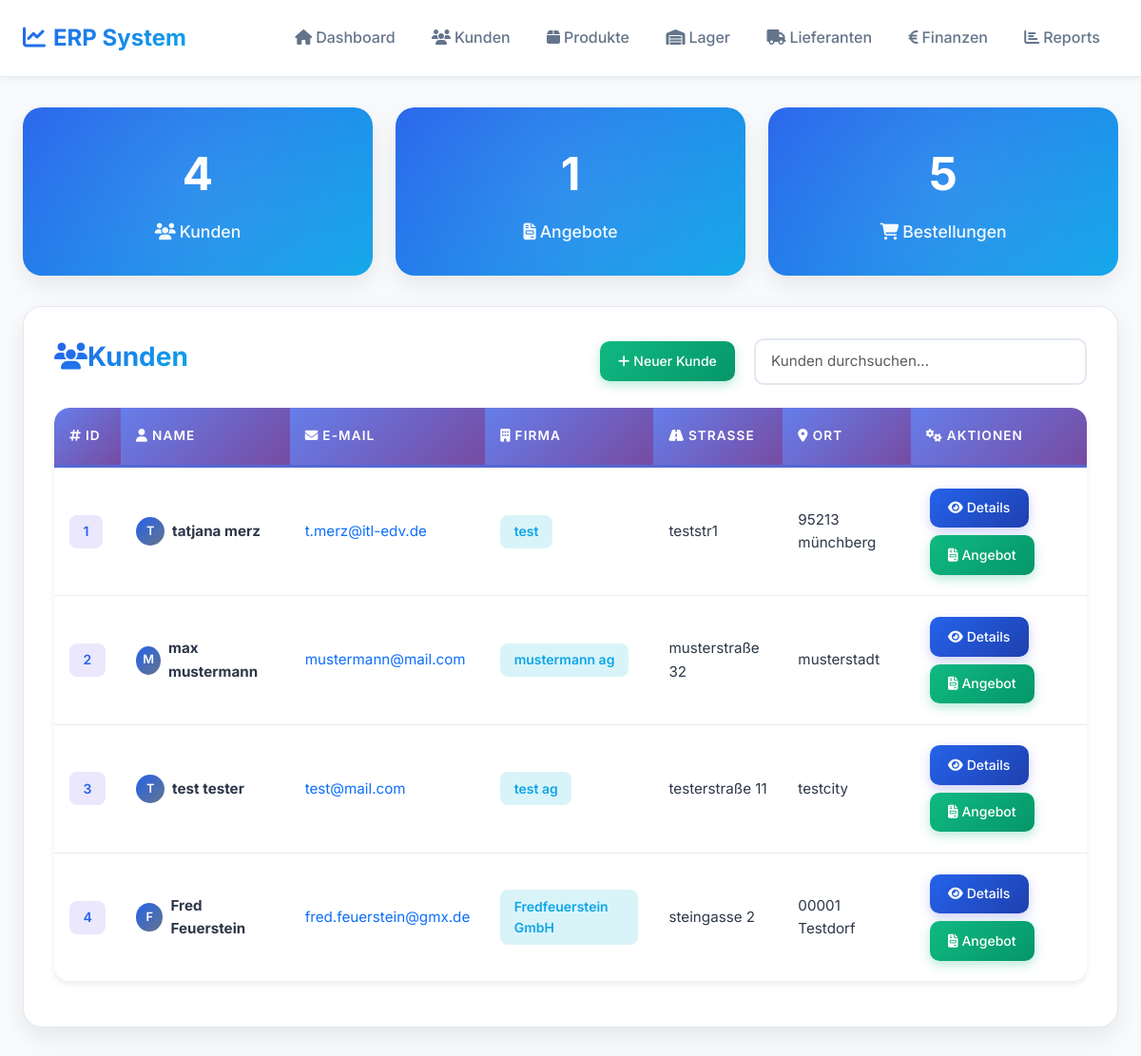
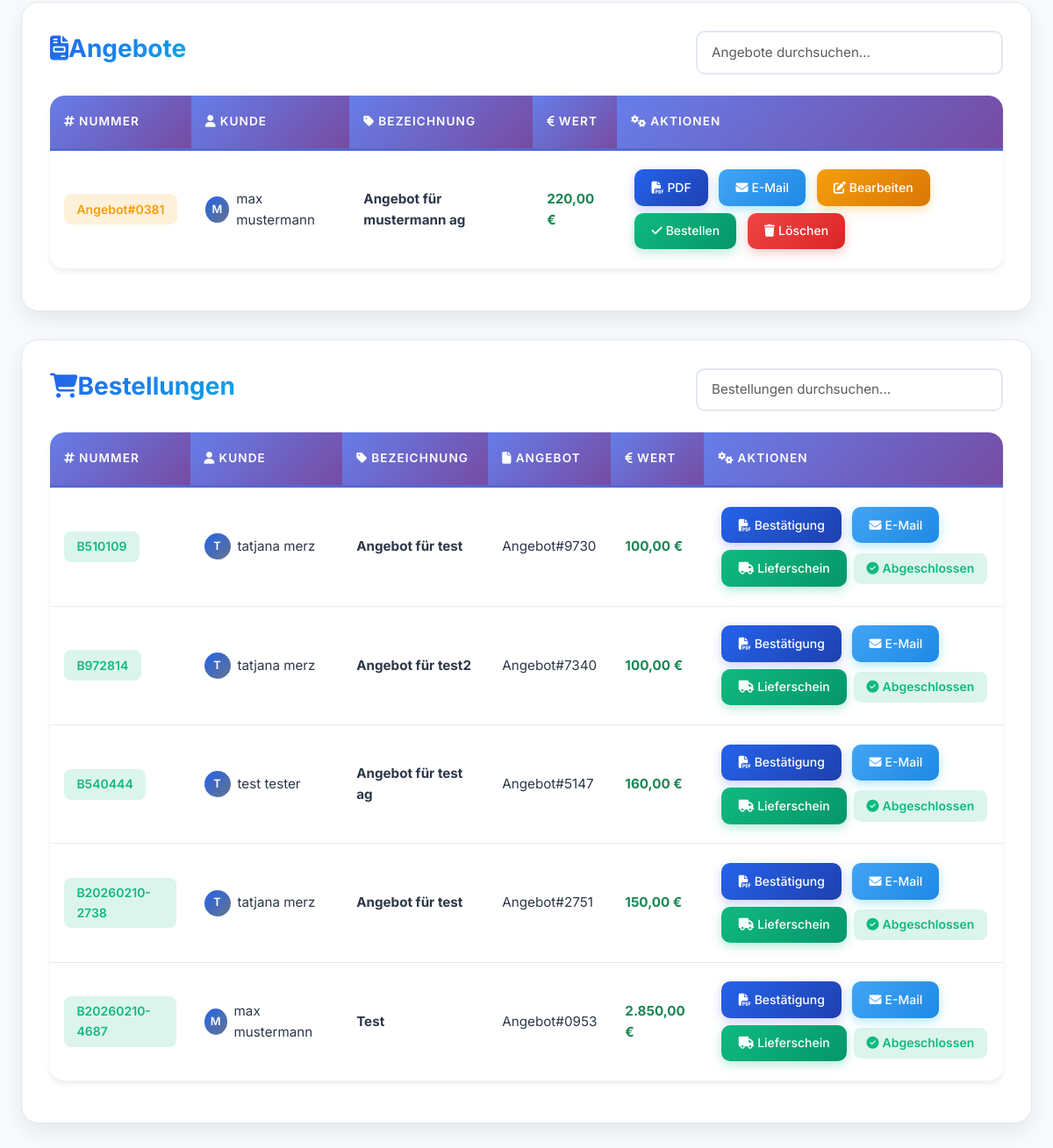
Page /web_oberflaeche.php on the earlier database version (2 pictures, top to bottom).
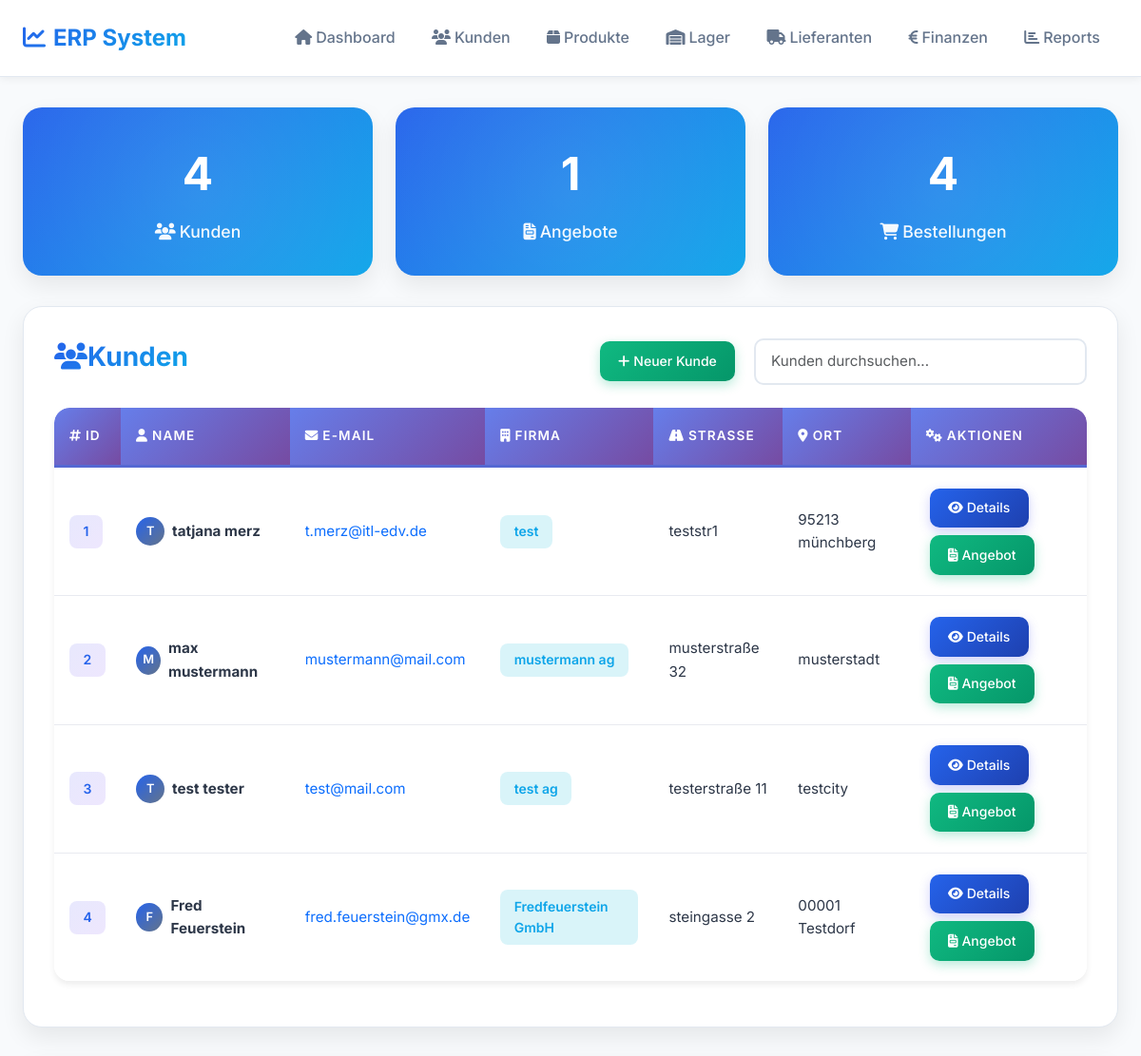
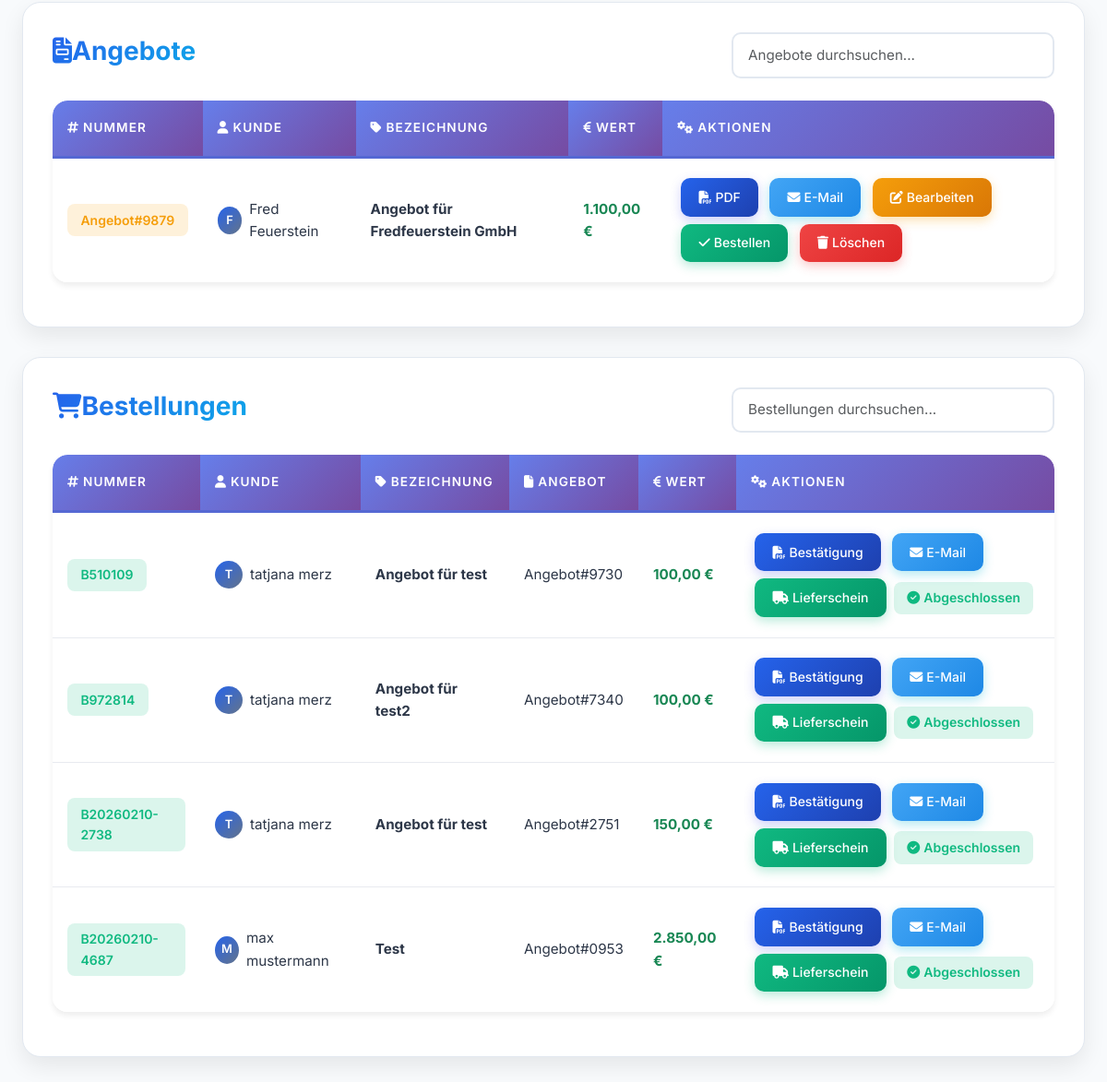
Same page on the later database version (2 pictures, top to bottom).
### tables this page shows
CREATE TABLE kundensystem (
        id INTEGER PRIMARY KEY AUTOINCREMENT,
        kundennummer INTEGER,
        vorname TEXT,
        nachname TEXT,
        email TEXT,
        firma_id INTEGER,
        FOREIGN KEY (firma_id) REFERENCES firma(id)
    );

CREATE TABLE firma (
        id INTEGER PRIMARY KEY AUTOINCREMENT,
        firmenname TEXT NOT NULL,
        strasse TEXT,
        ort TEXT
    );

CREATE TABLE bestellungen (
        idbestellung INTEGER PRIMARY KEY AUTOINCREMENT,
        kundennummer INTEGER,
        bestellungsnummer TEXT,
        bestellungsname TEXT,
        angebotsnummer TEXT,
        auftragsnummer TEXT,
        auslieferung TEXT,
        lieferschein TEXT,
        lieferzeit TEXT,
        status TEXT DEFAULT 'neu',
        gesamtpreis DECIMAL(10,2)
    , erstellt_am TEXT);

### web_oberflaeche.php (the view, shortened to what the changed rows need)
<?php
require_once 'db_connection.php';
try {
    $stmt_customers = $PDO->prepare("
        SELECT k.*, f.firmenname, f.strasse, f.ort
        FROM kundensystem k
        LEFT JOIN firma f ON k.firma_id = f.id
    ");
    $stmt_customers->execute();
    $customers = $stmt_customers->fetchAll(PDO::FETCH_ASSOC);
} catch (Exception $e) {
    $stmt_customers = $PDO->prepare("SELECT * FROM kundensystem");
    $stmt_customers->execute();
    $customers = $stmt_customers->fetchAll(PDO::FETCH_ASSOC);
}
$stmt_angebote = $PDO->prepare("
    SELECT b.*, k.vorname, k.nachname, k.email, f.firmenname
    FROM bestellungen b
    LEFT JOIN kundensystem k ON b.kundennummer = k.kundennummer
    LEFT JOIN firma f ON k.firma_id = f.id
    WHERE b.status = 'angebot'
");
$stmt_angebote->execute();
$angebote = $stmt_angebote->fetchAll(PDO::FETCH_ASSOC);
$stmt_orders = $PDO->prepare("
    SELECT b.*, k.vorname, k.nachname, k.email, f.firmenname
    FROM bestellungen b
    LEFT JOIN kundensystem k ON b.kundennummer = k.kundennummer
    LEFT JOIN firma f ON k.firma_id = f.id
    WHERE b.status = 'bestaetigt'
");
$stmt_orders->execute();
$orders = $stmt_orders->fetchAll(PDO::FETCH_ASSOC);
include 'includes/header.php';
?>
                <div class="stats-grid">
                    <div class="stat-card" onclick="document.getElementById('bestellungen').scrollIntoView({behavior: 'smooth'});">
                        <div class="stat-number"><?= count($orders) ?></div>
                        <div class="stat-label"><i class="fas fa-shopping-cart me-1"></i>Bestellungen</div>
                    </div>
                </div>
                <div class="dashboard-card" id="kunden">
                    <div class="section-header">
                        <h2 class="section-title">
                            <i class="fas fa-users"></i>Kunden
                        </h2>
                    </div>
                    <div class="modern-table">
                        <table class="table" id="kundenTabelle">
                            <thead>
                                <tr>
                                    <th><i class="fas fa-hashtag me-1"></i>ID</th>
                                    <th><i class="fas fa-user me-1"></i>Name</th>
                                    <th><i class="fas fa-envelope me-1"></i>E-Mail</th>
                                    <th><i class="fas fa-building me-1"></i>Firma</th>
                                    <th><i class="fas fa-road me-1"></i>Straße</th>
                                    <th><i class="fas fa-map-marker-alt me-1"></i>Ort</th>
                                    <th><i class="fas fa-cogs me-1"></i>Aktionen</th>
                                </tr>
                            </thead>
                            <tbody>
                                <?php
                                if (count($customers) > 0) {
                                    foreach($customers as $customer) {
                                        echo '<tr>
                                            <td><span class="status-badge badge-primary">'.htmlspecialchars($customer["kundennummer"] ?? "N/A").'</span></td>
                                            <td>
                                                <div class="d-flex align-items-center">
                                                    <div class="user-avatar me-2" style="width: 30px; height: 30px; font-size: 0.8rem;">
                                                        '.strtoupper(substr($customer["vorname"] ?? "?", 0, 1)).'
                                                    </div>
                                                    <strong>'.htmlspecialchars(($customer["vorname"] ?? "")." ".($customer["nachname"] ?? "")).'</strong>
                                                </div>
                                            </td>
                                            <td><a href="mailto:'.htmlspecialchars($customer["email"] ?? "").'" class="text-decoration-none">
                                                '.htmlspecialchars($customer["email"] ?? "N/A").'
                                            </a></td>
                                            <td><span class="status-badge badge-info">'.htmlspecialchars($customer["firmenname"] ?? "Privat").'</span></td>
                                            <td>'.htmlspecialchars($customer["strasse"] ?? "-").'</td>
                                            <td>'.htmlspecialchars($customer["ort"] ?? "-").'</td>
                                            <td>
                                                <a href="kunde_details.php?id='.$customer["id"].'" class="action-btn btn-primary-modern">
                                                    <i class="fas fa-eye me-1"></i>Details
                                                </a>
                                                <a href="angebot_formular.php?kunde_id='.$customer["id"].'" class="action-btn btn-success-modern">
                                                    <i class="fas fa-file-invoice me-1"></i>Angebot
                                                </a>
                                            </td>
                                        </tr>';
                                    }
                                } else {
                                    echo '<tr><td colspan="7" class="text-center py-5">
                                        <i class="fas fa-inbox fa-3x text-muted mb-3"></i>
                                        <p class="text-muted">Keine Kunden vorhanden</p>
                                    </td></tr>';
                                }
                                ?>
                            </tbody>
                        </table>
                    </div>
                </div>
                <div class="dashboard-card" id="angebote">
                    <div class="section-header">
                        <h2 class="section-title">
                            <i class="fas fa-file-invoice"></i>Angebote
                        </h2>
                    </div>
                    <div class="modern-table">
                        <table class="table" id="angeboteTabelle">
                            <thead>
                                <tr>
                                    <th><i class="fas fa-hashtag me-1"></i>Nummer</th>
                                    <th><i class="fas fa-user me-1"></i>Kunde</th>
                                    <th><i class="fas fa-tag me-1"></i>Bezeichnung</th>
                                    <th><i class="fas fa-euro-sign me-1"></i>Wert</th>
                                    <th><i class="fas fa-cogs me-1"></i>Aktionen</th>
                                </tr>
                            </thead>
                            <tbody>
                                <?php
                                if (count($angebote) > 0) {
                                    foreach($angebote as $angebot) {
                                        echo '<tr>
                                            <td><span class="status-badge badge-warning">'.htmlspecialchars($angebot["angebotsnummer"] ?? "N/A").'</span></td>
                                            <td>
                                                <div class="d-flex align-items-center">
                                                    <div class="user-avatar me-2" style="width: 30px; height: 30px; font-size: 0.8rem;">
                                                        '.strtoupper(substr($angebot["vorname"] ?? "?", 0, 1)).'
                                                    </div>
                                                    '.htmlspecialchars(($angebot["vorname"] ?? "")." ".($angebot["nachname"] ?? "")).'
                                                </div>
                                            </td>
                                            <td><strong>'.htmlspecialchars($angebot["bestellunsname"] ?? $angebot["bestellungsname"] ?? "N/A").'</strong></td>
                                            <td><span class="fw-bold text-success">'.number_format($angebot["gesamtpreis"] ?? 0, 2, ',', '.').' €</span></td>
                                            <td>
                                                <a href="generate_angebot_pdf.php?order_id='.$angebot["idbestellung"].'" class="action-btn btn-primary-modern" target="_blank">
                                                    <i class="fas fa-file-pdf me-1"></i>PDF
                                                </a>
                                                <a href="send_email.php?order_id='.$angebot["idbestellung"].'&type=angebot" class="action-btn btn-info" style="background: linear-gradient(135deg, #42A5F5 0%, #1E88E5 100%);">
                                                    <i class="fas fa-envelope me-1"></i>E-Mail
                                                </a>
                                                <a href="angebot_formular.php?angebot_id='.$angebot["idbestellung"].'" class="action-btn btn-warning-modern">
                                                    <i class="fas fa-edit me-1"></i>Bearbeiten
                                                </a>
                                                <a href="confirm_angebot.php?order_id='.$angebot["idbestellung"].'" class="action-btn btn-success-modern">
                                                    <i class="fas fa-check me-1"></i>Bestellen
                                                </a>
                                                <a href="delete_order.php?order_id='.$angebot["idbestellung"].'" class="action-btn btn-danger-modern" onclick="return confirm(\'Angebot wirklich löschen?\')">
                                                    <i class="fas fa-trash me-1"></i>Löschen
                                                </a>
                                            </td>
                                        </tr>';
                                    }
                                } else {
                                    echo '<tr><td colspan="5" class="text-center py-5">
                                        <i class="fas fa-file-invoice fa-3x text-muted mb-3"></i>
                                        <p class="text-muted">Keine Angebote vorhanden</p>
                                    </td></tr>';
                                }
                                ?>
                            </tbody>
                        </table>
                    </div>
                </div>
                <div class="dashboard-card" id="bestellungen">
                    <div class="section-header">
                        <h2 class="section-title">
                            <i class="fas fa-shopping-cart"></i>Bestellungen
                        </h2>
                    </div>
                    <div class="modern-table">
                        <table class="table" id="bestellungenTabelle">
                            <thead>
                                <tr>
                                    <th><i class="fas fa-hashtag me-1"></i>Nummer</th>
                                    <th><i class="fas fa-user me-1"></i>Kunde</th>
                                    <th><i class="fas fa-tag me-1"></i>Bezeichnung</th>
                                    <th><i class="fas fa-file me-1"></i>Angebot</th>
                                    <th><i class="fas fa-euro-sign me-1"></i>Wert</th>
                                    <th><i class="fas fa-cogs me-1"></i>Aktionen</th>
                                </tr>
                            </thead>
                            <tbody>
                                <?php
                                if (count($orders) > 0) {
                                    foreach($orders as $order) {
                                        echo '<tr>
                                            <td><span class="status-badge badge-success">'.htmlspecialchars($order["bestellungsnummer"] ?? "N/A").'</span></td>
                                            <td>
                                                <div class="d-flex align-items-center">
                                                    <div class="user-avatar me-2" style="width: 30px; height: 30px; font-size: 0.8rem;">
                                                        '.strtoupper(substr($order["vorname"] ?? "?", 0, 1)).'
                                                    </div>
                                                    '.htmlspecialchars(($order["vorname"] ?? "")." ".($order["nachname"] ?? "")).'
                                                </div>
                                            </td>
                                            <td><strong>'.htmlspecialchars($order["bestellunsname"] ?? $order["bestellungsname"] ?? "N/A").'</strong></td>
                                            <td>'.htmlspecialchars($order["angebotsnummer"] ?? "N/A").'</td>
                                            <td><span class="fw-bold text-success">'.number_format($order["gesamtpreis"] ?? 0, 2, ',', '.').' €</span></td>
                                            <td>
                                                <a href="generate_pdf.php?order_id='.$order["idbestellung"].'" class="action-btn btn-primary-modern" target="_blank">
                                                    <i class="fas fa-file-pdf me-1"></i>Bestätigung
                                                </a>
                                                <a href="send_email.php?order_id='.$order["idbestellung"].'&type=bestellung" class="action-btn btn-info" style="background: linear-gradient(135deg, #42A5F5 0%, #1E88E5 100%);">
                                                    <i class="fas fa-envelope me-1"></i>E-Mail
                                                </a>
                                                <a href="lieferschein_editor.php?bestellung_id='.$order["idbestellung"].'" class="action-btn btn-success-modern">
                                                    <i class="fas fa-truck me-1"></i>Lieferschein
                                                </a>
                                                <span class="status-badge badge-success">
                                                    <i class="fas fa-check-circle me-1"></i>Abgeschlossen
                                                </span>
                                            </td>
                                        </tr>';
                                    }
                                } else {
                                    echo '<tr><td colspan="6" class="text-center py-5">
                                        <i class="fas fa-shopping-cart fa-3x text-muted mb-3"></i>
                                        <p class="text-muted">Keine Bestellungen vorhanden</p>
                                    </td></tr>';
                                }
                                ?>
                            </tbody>
                        </table>
                    </div>
                </div>
<?php include 'includes/footer.php'; ?>

Differences in the rows shown:
removed bestellungen: angebotsnummer "Angebot#0381", kundensystem.vorname "M", kundensystem.vorname+nachname "max mustermann", bestellungsname "Angebot für mustermann ag", gesamtpreis "220,00", shown under "Angebote"
no longer on this page (row edited): bestellungen: bestellungsnummer "B540444", kundensystem.vorname "T", kundensystem.vorname+nachname "test tester", bestellungsname "Angebot für test ag", angebotsnummer "Angebot#5147", gesamtpreis "160,00", shown under "Bestellungen"
added bestellungen: angebotsnummer "Angebot#9879", kundensystem.vorname "F", kundensystem.vorname+nachname "Fred Feuerstein", bestellungsname "Angebot für Fredfeuerstein GmbH", gesamtpreis "1.100,00", shown under "Angebote"
Other differences:
count($orders): "5" → "4"
